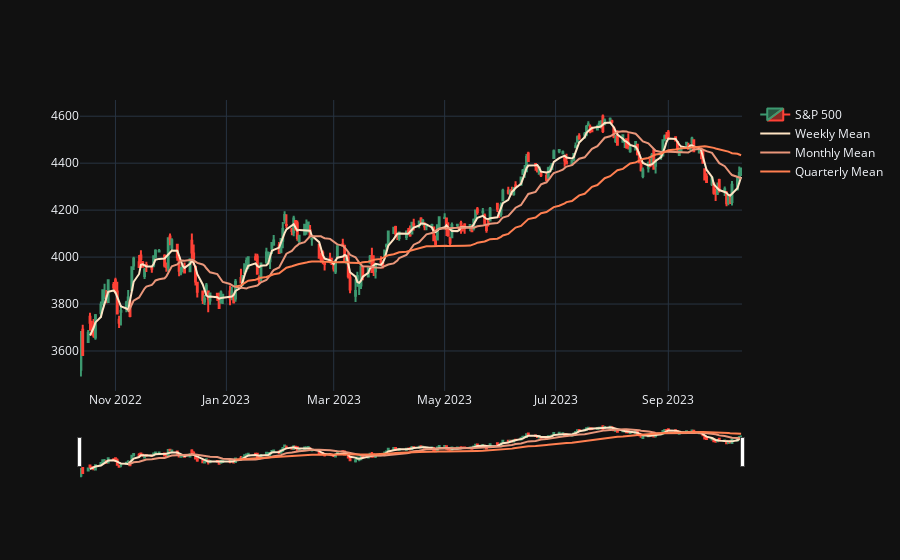

Notebook code cell kept with this figure:
### Markdown cell above
### Mean
The mean (aka the average) simply tells you what the mean price the asset has been trading at for a given period. 

The period is determined by the function caller, it is the number of days the caller wants an average for. Common favorites are weekly, monthly, quarterly averages. Keeping in mind that we are looking at the S&P, which isn't traded on weekends, so a week is 5 days. If looking at cryptocurrencies the function call would need to have a period of 7. The below call also doesn't take into account bank holidays, it could be refined further but serves its purpose as an example.

The price used for the mean could be either Open, High, Low, Close, or Typical Price. The most commonly used is the typical price.

### Code cell
weekly_mean = bulk_basic_indicators.mean(data['Typical Price'], 5)
monthly_mean = bulk_basic_indicators.mean(data['Typical Price'], 20)
quarterly_mean = bulk_basic_indicators.mean(data['Typical Price'], 60)

# print(weekly_mean)

import statistics
weekly_mean.append(statistics.mean(data['Typical Price'][-4:].tolist()+[latest_typical_price]))
monthly_mean.append(statistics.mean(data['Typical Price'][-19:].tolist()+[latest_typical_price]))
quarterly_mean.append(statistics.mean(data['Typical Price'][-59:].tolist()+[latest_typical_price]))

fig_mean = make_subplots(
    rows=1,
    cols=1,
    specs=[[{"type": "candlestick"}]]
)
fig_mean.add_trace(
    go.Candlestick(
        x=data.index,
        open=data['Open'],
        low=data['Low'],
        high=data['High'],
        close=data['Close'],
        name='S&P 500'
    ),
    row=1, col=1
)
fig_mean.add_trace(
    go.Scatter(
        x=data.index[-len(weekly_mean):],
        y=weekly_mean,
        name='Weekly Mean',
        line={'color': '#FFE4C4'}
    )
)
fig_mean.add_trace(
    go.Scatter(
        x=data.index[-len(monthly_mean):],
        y=monthly_mean,
        name='Monthly Mean',
        line={'color': '#E9967A'}
    )
)
fig_mean.add_trace(
    go.Scatter(
        x=data.index[-len(quarterly_mean):],
        y=quarterly_mean,
        name='Quarterly Mean',
        line={'color': '#FF7F50'}
    )
)
fig_mean.update_layout(xaxis_rangeslider_visible=False)
fig_mean.show()

### Figure 1 — Plotly figure (JSON) as saved in the notebook; plotly's stock layout.template omitted (floating-point values rounded to 4 significant figures; data arrays with more than 128 entries replaced by an {"elided": "..."} marker saying what was removed)
{"data": [{"close": {"elided": "250 float values"}, "high": {"elided": "250 float values"}, "low": {"elided": "250 float values"}, "name": "S&P 500", "open": {"elided": "250 float values"}, "x": {"elided": "250 str values"}, "type": "candlestick", "xaxis": "x", "yaxis": "y"}, {"line": {"color": "#FFE4C4"}, "name": "Weekly Mean", "x": {"elided": "247 str values"}, "y": {"elided": "247 float values"}, "type": "scatter"}, {"line": {"color": "#E9967A"}, "name": "Monthly Mean", "x": {"elided": "232 str values"}, "y": {"elided": "232 float values"}, "type": "scatter"}, {"line": {"color": "#FF7F50"}, "name": "Quarterly Mean", "x": {"elided": "192 str values"}, "y": {"elided": "192 float values"}, "type": "scatter"}], "layout": {"xaxis": {"anchor": "y", "domain": [0.0, 1.0]}, "yaxis": {"anchor": "x", "domain": [0.0, 1.0]}}}
